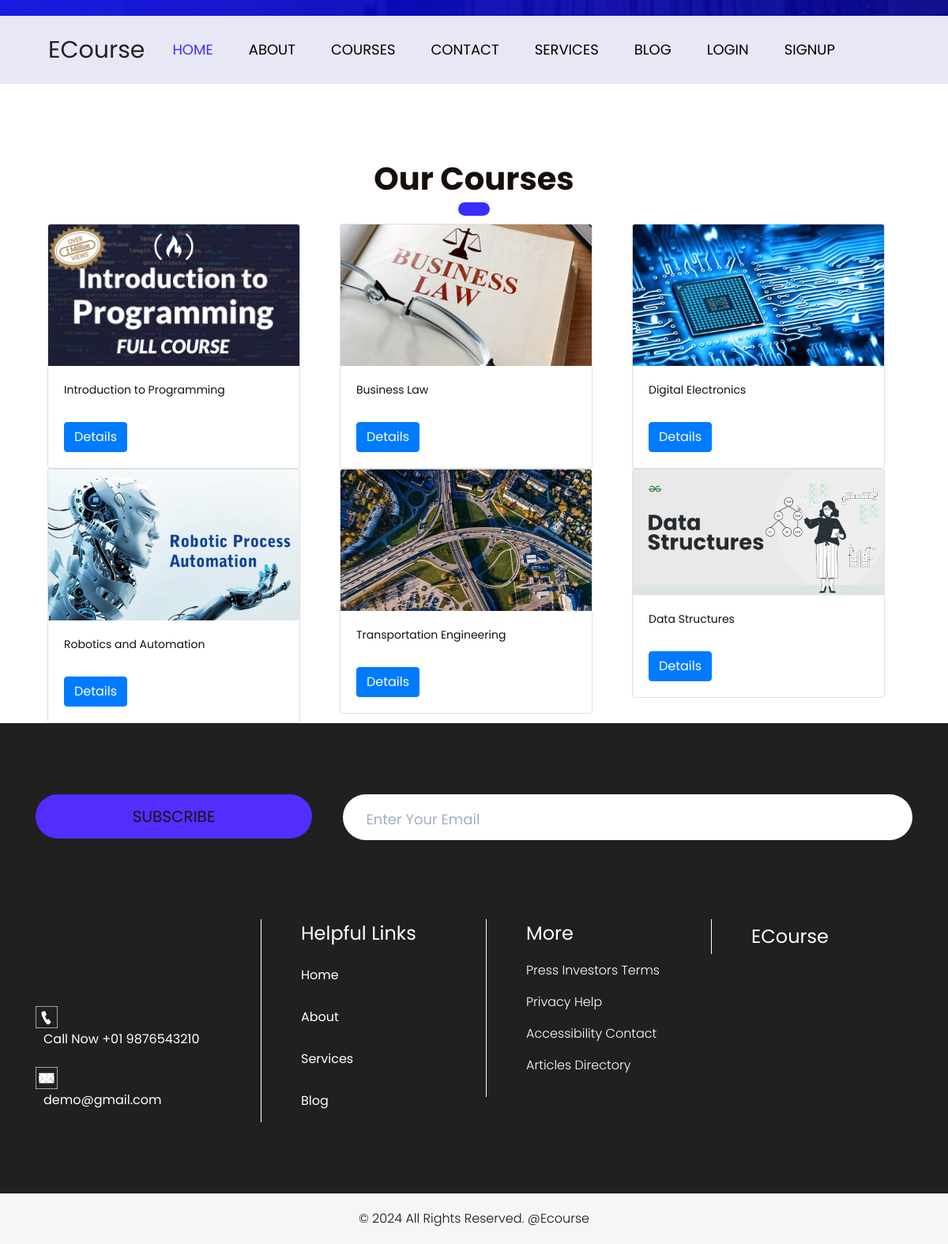
The app's page /service/ with its own data.
### Courses/models.py (models this page shows, shortened)
class courses(models.Model):
    name = models.CharField(max_length=60)
    description = models.TextField()
    author = models.ForeignKey(User, on_delete = models.CASCADE)
    category = models.ManyToManyField(Categori)
    image = models.ImageField(upload_to = 'media/uploads/',blank=True, null=True)
    borrowers = models.ManyToManyField(User, related_name='entrollers_course', blank=True, null=True)

### OnlineSchool/views.py (the view)
# urls.py: path('service/', views.Service, name='service'),
def Service(request,category_slug = None):
    data = courses.objects.all()
    courseCategory = Categori.objects.all()
    if category_slug is not None:
        category = Categori.objects.get(slug = category_slug)
        data = courses.objects.filter(category = category)
    return render(request, 'services.html', {'data': data, 'course_category': courseCategory})

### templates/services.html (shortened to what this page needs)
{% extends 'base.html'%}
{% load static %}
{% load crispy_forms_tags %}
{% block content %}
      <div class="services_section layout_padding">
         <div class="container">
             <h1 class="services_taital"><span style="color:">Our</span> Courses</h1>
             <div class="container">
               <div class="row">
                 {% for i in data %}
                 <div class="col-md-4">
                   <div class="card" style="width: 20rem;">
                     <img src="{{ i.image.url }}" class="card-img-top" alt="...">
                     <div class="card-body">
                       <h5 class="card-title">{{ i.name }}</h5>
                       <a href="{% url 'course_details' i.id %}" class="btn btn-primary">Details</a>
                     </div>
                   </div>
                 </div>
                 {% endfor %}
               </div>
             </div>
         </div>
     </div>
      {% endblock %}

### static/css/style.css (style rules this page uses)
* { box-sizing: border-box !important; transition: ease all 0.5s; }
html { scroll-behavior: smooth; }
body { color: #666666; font-size: 14px; font-family: 'Poppins', sans-serif; line-height: 1.80857; font-weight: normal; overflow-x: hidden; }
a { color: #1f1f1f; text-decoration: none !important; outline: none !important; -webkit-transition: all .3s ease-in-out; -moz-transition: all .3s ease-in-out; -ms-transition: all .3s ease-in-out; -o-transition: all .3s ease-in-out; transition: all .3s ease-in-out; }
h1, h2, h3, h4, h5, h6 { letter-spacing: 0; font-weight: normal; position: relative; padding: 0 0 10px 0; font-weight: normal; line-height: normal; color: #111111; margin: 0 }
h1 { font-size: 24px }
h5 { font-size: 14px }
*, *::after, *::before { -webkit-box-sizing: border-box; -moz-box-sizing: border-box; box-sizing: border-box; }
a { color: #222222; text-decoration: none; outline: none !important; }
a, .btn { text-decoration: none !important; outline: none !important; -webkit-transition: all .3s ease-in-out; -moz-transition: all .3s ease-in-out; -ms-transition: all .3s ease-in-out; -o-transition: all .3s ease-in-out; transition: all .3s ease-in-out; }
img { max-width: 100%; height: auto; }
.layout_padding { padding-top: 90px; padding-bottom: 0px; }
.services_section { width: 100%; float: left; }
.services_taital { width: 100%; float: left; font-size: 40px; color: #170e09; text-align: center; font-weight: bold; }
.services_taital::after { content: ''; position: relative; width: 40px; height: 17px; background-color: #372dfc; left: 0px; right: 0px; margin: 0 auto; display: block; border-radius: 10px; }

### records on screen
courses: image (placeholder picture), name "Introduction to Programming"
courses: image (picture), name "Business Law"
courses: image (picture), name "Digital Electronics"
courses: image (picture), name "Robotics and Automation"
courses: image (picture), name "Transportation Engineering"
courses: image (picture), name "Data Structures"
